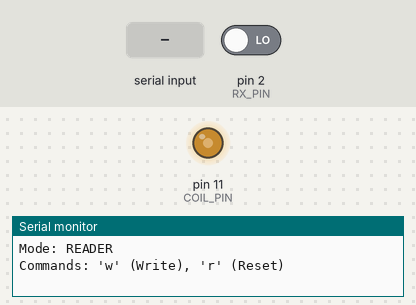
Recording of a sketch running on a simulated Arduino Uno, built with avr-gcc and run on an emulated ATmega328P. On the bench: output pins drawn as LEDs (lit = HIGH), the last lines printed to the serial monitor. The inputs (shaded band) are chosen by the test bench; at power-on: pin 2 (RX_PIN) LOW.

Above: at 1.2 s.
1.3 s: "w\n" received over Serial
At 1.98 s:
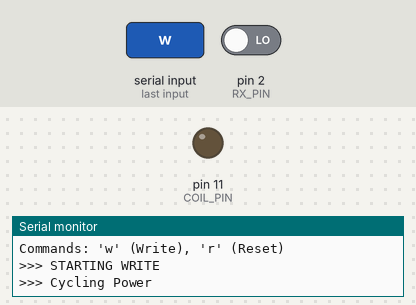
Timing chart, 0 to 4.3 s (numbered marks = the images above; inputs shaded):
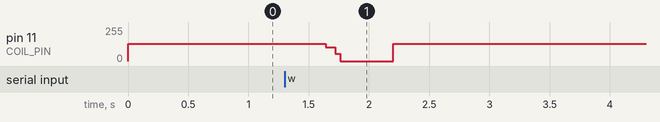

The sketch:

RFID_write_check.ino
```cpp
// Запись и проверка

#include <Arduino.h>
#define COIL_PIN 11      // Выход
#define RX_PIN 2         // Вход данных
#define THRESHOLD 380    // Порог длительности импульса

// ID ДЛЯ ЗАПИСИ
// Пример: FF FF FF FF FF
byte keyID[5] = {0xFF, 0xFF, 0xFF, 0xFF, 0xFF};


volatile unsigned long lastChange = 0;
volatile unsigned long pulses[150];
volatile int pulseCount = 0;
volatile bool captured = false;

String lastReadID = "";
unsigned long lastTimeSeen = 0;
bool verificationMode = false;


void rfidACsetOn();
void rfidACsetOff();
void rfidGap(unsigned int tm);
void TxBitRfid(byte data);
bool sendOpT5557(byte opCode, unsigned long password, byte lockBit, unsigned long data, byte blokAddr);
void rxISR();
String processSignal();
void writeEM4100();
void performWriteAndVerify();
void performReset();

void setup() {
  Serial.begin(115200);
  pinMode(RX_PIN, INPUT);
  pinMode(COIL_PIN, OUTPUT);

  // Запуск поля
  rfidACsetOn();

  Serial.println("Mode: READER");
  Serial.println("Commands: 'w' (Write), 'r' (Reset)");

  attachInterrupt(digitalPinToInterrupt(RX_PIN), rxISR, CHANGE);
}

void loop() {
  if (Serial.available()) {
    char c = Serial.read();
    if (c == 'w') performWriteAndVerify();
    if (c == 'r') performReset();
  }

  if (captured) {
    String readId = processSignal();

    // В обычном режиме просто выводим ID
    if (readId.length() == 10) {
      if (!verificationMode) {
        if (readId != lastReadID || (millis() - lastTimeSeen > 2000)) {
          Serial.print("READ: "); Serial.println(readId);
          lastReadID = readId;
          lastTimeSeen = millis();
        }
      }
    }

    pulseCount = 0;
    captured = false;
    attachInterrupt(digitalPinToInterrupt(RX_PIN), rxISR, CHANGE);
  }
}

//Запись и верификация
void performWriteAndVerify() {
  Serial.println("\n>>> STARTING WRITE");

  // Останавливаем чтение
  detachInterrupt(digitalPinToInterrupt(RX_PIN));
  captured = false;
  pulseCount = 0;

  // Пишем
  writeEM4100();


  //Выключаем поле, чтобы сбросить метку из режима записи.
  Serial.println(">>> Cycling Power");
  rfidACsetOff();      // Выключаем генерацию
  digitalWrite(COIL_PIN, LOW);
  delay(500);          // Ждем разрядки конденсатора метки

  //Включаем поле обратно
  rfidACsetOn();
  delay(500);          // Даем метке зарядиться и начать слать данные

  //Включаем чтение для проверки
  Serial.println(">>> VERIFYING");

  // Очищаем мусор из прерываний, который мог проскочить при включении
  pulseCount = 0;
  captured = false;
  attachInterrupt(digitalPinToInterrupt(RX_PIN), rxISR, CHANGE);

  // Формируем ожидаемую строку
  String expectedID = "";
  for(int i=0; i<5; i++) {
    if(keyID[i] < 0x10) expectedID += "0";
    expectedID += String(keyID[i], HEX);
  }
  expectedID.toUpperCase();

  //Цикл ожидания
  unsigned long startTime = millis();
  bool verified = false;

  while (millis() - startTime < 5000) {
    if (captured) {
      String readId = processSignal();

      // Сброс для следующей попытки внутри цикла
      pulseCount = 0;
      captured = false;
      attachInterrupt(digitalPinToInterrupt(RX_PIN), rxISR, CHANGE);

      if (readId.length() == 10) {
        Serial.print("   Check: "); Serial.println(readId);
        if (readId == expectedID) {
          verified = true;
          break; // Ура
        }
      }
    }
  }

  if (verified) {
    Serial.println(">>> SUCCESS!");
  } else {
    Serial.println(">>> WARNING: Verification Timed Out.");
    Serial.println("    (But tag might still be written. Check manually.)");
  }

  lastReadID = ""; // Сброс кэша чтобы сразу прочитать снова
  Serial.println("Back to Reader Mode");
}

void performReset() {
  Serial.println("Resetting...");
  detachInterrupt(digitalPinToInterrupt(RX_PIN));

  rfidACsetOn();
  delay(500);
  unsigned long config = 0x00148040;
  rfidGap(30 * 8);
  sendOpT5557(0b10, 0, 0, config, 0);
  delay(20);

  rfidACsetOff();
  delay(100);
  rfidACsetOn();

  attachInterrupt(digitalPinToInterrupt(RX_PIN), rxISR, CHANGE);
  Serial.println("Done.");
}

//Декодер
String processSignal() {
  int startIdx = -1;
  int shortCount = 0;

  for (int i = 0; i < 100; i++) {
    if (pulses[i] > 100 && pulses[i] <= THRESHOLD) shortCount++;
    else {
      if (shortCount > 14) { startIdx = i; break; }
      shortCount = 0;
    }
  }
  if (startIdx == -1) return "";

  int bits[64];
  int bitCount = 0;
  int currentLogic = 1;

  for (int i = startIdx; i < pulseCount && bitCount < 64; i++) {
    unsigned long t = pulses[i];
    if (t > THRESHOLD) {
      currentLogic = !currentLogic;
      bits[bitCount++] = currentLogic;
    } else {
      if (i + 1 < pulseCount && pulses[i+1] <= THRESHOLD) {
        bits[bitCount++] = currentLogic;
        i++;
      }
    }
  }

  String currentHex = "";
  for (int row = 0; row < 10; row++) {
    int pos = row * 5;
    if (pos + 4 >= bitCount) return "";
    int val = (bits[pos] << 3) | (bits[pos+1] << 2) | (bits[pos+2] << 1) | bits[pos+3];
    int parity = bits[pos+4];
    if ((bits[pos]^bits[pos+1]^bits[pos+2]^bits[pos+3]) != parity) return "";
    if (val < 10) currentHex += String(val);
    else currentHex += String((char)('A' + (val - 10)));
  }

  if (currentHex == "7777777770") currentHex = "FFFFFFFFFF";
  return currentHex;
}

//Запись
void writeEM4100() {
  unsigned long block1 = 0, block2 = 0;
  uint64_t data64 = 0x1FF;
  uint8_t p_col = 0;

  for (int i = 0; i < 5; i++) {
    byte b = keyID[i];
    for (int n = 0; n < 2; n++) {
      byte nib = (n==0) ? (b >> 4) : (b & 0xF);
      byte p = (nib ^ (nib >> 1) ^ (nib >> 2) ^ (nib >> 3)) & 1;
      data64 = (data64 << 5) | ((nib & 0xF) << 1) | p;
    }
  }


  byte col_p = 0;
  for(int bit=0; bit<4; bit++) {
     int count = 0;
     for(int i=0; i<10; i++) {
        byte full_byte = keyID[i/2];
        byte nib = (i%2==0) ? (full_byte >> 4) : (full_byte & 0xF);
        if ( (nib >> (3-bit)) & 1 ) count++;
     }
     if (count % 2 != 0) col_p |= (1 << (3-bit));
  }
  data64 = (data64 << 4) | col_p;
  data64 = (data64 << 1);

  block1 = (unsigned long)(data64 >> 32);
  block2 = (unsigned long)(data64 & 0xFFFFFFFF);

  rfidACsetOn();
  delay(300);

  // Пишем
  rfidGap(30 * 8); sendOpT5557(0b10, 0, 0, block1, 1); delay(15);
  rfidGap(30 * 8); sendOpT5557(0b10, 0, 0, block2, 2); delay(15);
  rfidGap(30 * 8); sendOpT5557(0b10, 0, 0, 0x00148040, 0); delay(15);
}

void rxISR() {
  unsigned long now = micros();
  unsigned long duration = now - lastChange;
  lastChange = now;
  if (duration < 60) return;
  if (pulseCount < 150) {
    pulses[pulseCount++] = duration;
  } else {
    detachInterrupt(digitalPinToInterrupt(RX_PIN));
    captured = true;
  }
}

void rfidACsetOn(){
  pinMode(COIL_PIN, OUTPUT);
  TCCR2A = _BV(COM2A0) | _BV(WGM21);
  TCCR2B = _BV(CS20);
  OCR2A = 63;
}

void rfidACsetOff(){
  TCCR2A = 0;
  TCCR2B = 0;
  digitalWrite(COIL_PIN, LOW);
}

void rfidGap(unsigned int tm){
  TCCR2A &= 0b00111111;
  delayMicroseconds(tm);
  TCCR2A |= _BV(COM2A0);
}

void TxBitRfid(byte data){
  if (data & 1) delayMicroseconds(54*8);
  else delayMicroseconds(24*8);
  rfidGap(19*8);
}

bool sendOpT5557(byte opCode, unsigned long password, byte lockBit, unsigned long data, byte blokAddr){
  TxBitRfid(opCode >> 1); TxBitRfid(opCode & 1);
  if (opCode == 0b00) return true;
  TxBitRfid(lockBit & 1);
  if (data != 0 || opCode == 0b10){
    for (byte i = 0; i<32; i++) TxBitRfid((data>>(31-i)) & 1);
  }
  TxBitRfid(blokAddr>>2); TxBitRfid(blokAddr>>1); TxBitRfid(blokAddr & 1);
  return true;
}
```

Measured:
- after the input at 1.3 s, pin 11 (COIL_PIN): 128/255 → 104/255 after 0.34 s, → 0/255 0.08 s later, → 128/255 0.48 s later
